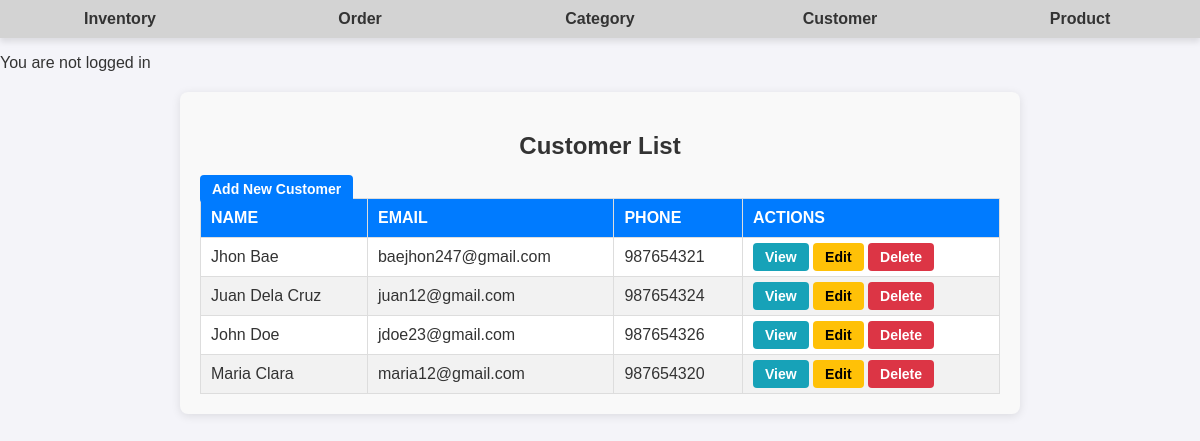
The app's page /customers/ with its own data.
### app/models.py (models this page shows, shortened)
class Customer(models.Model):
    name = models.CharField(max_length=100)
    email = models.EmailField()
    phone_number = models.CharField(max_length=15)
    address = models.TextField()
    created_at = models.DateTimeField(auto_now_add=True)
    updated_at = models.DateTimeField(auto_now=True)

### app/views.py (the view)
# urls.py: path('customers/', CustomerListView.as_view(), name='customer_list'),
class CustomerListView(ListView):
    model = Customer
    context_object_name = 'customers'
    template_name = 'app/customer_list.html'

### app/templates/app/customer_list.html
{% extends 'app/base.html' %}
{% load static %}
{% block content %}
<div class="customer-list-container">
    <h2>Customer List</h2>
    <a href="{% url 'customer_create' %}" class="btn btn-primary mb-3">Add New Customer</a>
    <table class="table table-bordered">
        <thead>
            <tr>
                <th>Name</th>
                <th>Email</th>
                <th>Phone</th>
                <th>Actions</th>
            </tr>
        </thead>
        <tbody>
            {% for customer in customers %}
            <tr>
                <td>{{ customer.name }}</td>
                <td>{{ customer.email }}</td>
                <td>{{ customer.phone_number }}</td>
                <td>
                    <a href="{% url 'customer_detail' customer.pk %}" class="btn btn-info btn-sm">View</a>
                    <a href="{% url 'customer_update' customer.pk %}" class="btn btn-warning btn-sm">Edit</a>
                    <a href="{% url 'customer_delete' customer.pk %}" class="btn btn-danger btn-sm">Delete</a>
                </td>
            </tr>
            {% empty %}
            <tr>
                <td colspan="4" class="text-center">No customers found.</td>
            </tr>
            {% endfor %}
        </tbody>
    </table>
</div>
{% endblock %}

### app/templates/app/base.html (shortened to what this page needs)
{% load static %}
<!DOCTYPE html>
<html lang="en">
<head>
    <link rel="stylesheet" href=" {% static 'css/base.css' %}">
</head>
<body>
 {% include 'app/navbar.html' %}
 {% if user.is_authenticated %}
 <p>Hi {{user.username}}</p>
 {% else %}
 <p>You are not logged in</p>
 {% endif %}
 {% block content%}
 {% endblock content%}
</body>
</html>

### app/templates/app/navbar.html (shortened to what this page needs)
<header>
 <a href="{% url 'inventory_create' %}">Inventory</a>
 <a href="{% url 'order_create'%}">Order</a>
 <a href="{% url 'category_create' %}">Category</a>
 <a href="{% url 'customer_create'%}">Customer</a>
 <a href="{% url 'product_create' %}">Product</a>
</header>

### static/css/base.css (style rules this page uses)
body { font-family: Arial, sans-serif; margin: 0; padding: 0; background-color: #f4f4f9; color: #333; }
header { background-color: #d3d3d3; padding: 10px 0; display: flex; justify-content: space-around; align-items: center; box-shadow: 0 4px 6px rgba(0, 0, 0, 0.1); }
header a { text-decoration: none; color: #333; flex: 1; text-align: center; font-size: 1em; font-weight: bold; transition: color 0.3s ease; }
h2 { margin-bottom: 20px; color: #333; }
.customer-list-container { max-width: 800px; margin: 20px auto; padding: 20px; background: #f9f9f9; border-radius: 8px; box-shadow: 0 2px 10px rgba(0, 0, 0, 0.1); }
.customer-list-container h2 { text-align: center; color: #333; }
.customer-list-container table { width: 100%; border-collapse: collapse; background: white; }
.customer-list-container th, .customer-list-container td { border: 1px solid #ddd; padding: 10px; text-align: left; }
.customer-list-container th { background-color: #007bff; color: white; text-transform: uppercase; }
.customer-list-container tr:nth-child(even) { background-color: #f2f2f2; }
.customer-list-container .btn { padding: 6px 12px; border-radius: 4px; text-decoration: none; font-size: 14px; font-weight: bold; }
.customer-list-container .btn-primary { background-color: #007bff; color: white; border: none; }
.customer-list-container .btn-info { background-color: #17a2b8; color: white; border: none; }
.customer-list-container .btn-warning { background-color: #ffc107; color: black; border: none; }
.customer-list-container .btn-danger { background-color: #dc3545; color: white; border: none; }

### records on screen
Customer: name "Jhon Bae", email "baejhon247@gmail.com", phone_number "987654321"
Customer: name "Juan Dela Cruz", email "juan12@gmail.com", phone_number "987654324"
Customer: name "John Doe", email "jdoe23@gmail.com", phone_number "987654326"
Customer: name "Maria Clara", email "maria12@gmail.com", phone_number "987654320"
